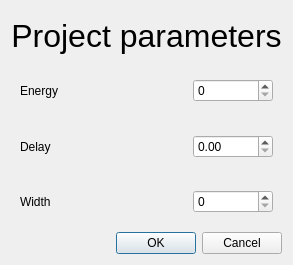
<?xml version="1.0" encoding="UTF-8"?>
<ui version="4.0">
 <class>Dialog</class>
 <widget class="QDialog" name="Dialog">
  <property name="geometry">
   <rect>
    <x>0</x>
    <y>0</y>
    <width>237</width>
    <height>265</height>
   </rect>
  </property>
  <property name="windowTitle">
   <string>Dialog</string>
  </property>
  <layout class="QVBoxLayout" name="verticalLayout">
   <item>
    <widget class="QLabel" name="label">
     <property name="font">
      <font>
       <pointsize>24</pointsize>
      </font>
     </property>
     <property name="text">
      <string>Project parameters</string>
     </property>
     <property name="alignment">
      <set>Qt::AlignCenter</set>
     </property>
    </widget>
   </item>
   <item>
    <widget class="QWidget" name="widget" native="true">
     <layout class="QHBoxLayout" name="horizontalLayout_2">
      <item>
       <widget class="QLabel" name="label_2">
        <property name="sizePolicy">
         <sizepolicy hsizetype="Preferred" vsizetype="Preferred">
          <horstretch>1</horstretch>
          <verstretch>0</verstretch>
         </sizepolicy>
        </property>
        <property name="text">
         <string>Energy</string>
        </property>
       </widget>
      </item>
      <item>
       <widget class="QSpinBox" name="energy">
        <property name="minimumSize">
         <size>
          <width>80</width>
          <height>0</height>
         </size>
        </property>
        <property name="maximum">
         <number>10000</number>
        </property>
       </widget>
      </item>
     </layout>
    </widget>
   </item>
   <item>
    <widget class="QWidget" name="widget_3" native="true">
     <layout class="QHBoxLayout" name="horizontalLayout">
      <item>
       <widget class="QLabel" name="label_4">
        <property name="sizePolicy">
         <sizepolicy hsizetype="Preferred" vsizetype="Preferred">
          <horstretch>1</horstretch>
          <verstretch>0</verstretch>
         </sizepolicy>
        </property>
        <property name="text">
         <string>Delay</string>
        </property>
       </widget>
      </item>
      <item>
       <widget class="QDoubleSpinBox" name="delay">
        <property name="minimumSize">
         <size>
          <width>80</width>
          <height>0</height>
         </size>
        </property>
       </widget>
      </item>
     </layout>
    </widget>
   </item>
   <item>
    <widget class="QWidget" name="widget_2" native="true">
     <layout class="QHBoxLayout" name="horizontalLayout_3">
      <item>
       <widget class="QLabel" name="label_3">
        <property name="sizePolicy">
         <sizepolicy hsizetype="Preferred" vsizetype="Preferred">
          <horstretch>1</horstretch>
          <verstretch>0</verstretch>
         </sizepolicy>
        </property>
        <property name="text">
         <string>Width</string>
        </property>
       </widget>
      </item>
      <item>
       <widget class="QSpinBox" name="width">
        <property name="minimumSize">
         <size>
          <width>80</width>
          <height>0</height>
         </size>
        </property>
       </widget>
      </item>
     </layout>
    </widget>
   </item>
   <item>
    <widget class="QDialogButtonBox" name="buttonBox">
     <property name="orientation">
      <enum>Qt::Horizontal</enum>
     </property>
     <property name="standardButtons">
      <set>QDialogButtonBox::Cancel|QDialogButtonBox::Ok</set>
     </property>
    </widget>
   </item>
  </layout>
 </widget>
 <resources/>
 <connections>
  <connection>
   <sender>buttonBox</sender>
   <signal>accepted()</signal>
   <receiver>Dialog</receiver>
   <slot>accept()</slot>
   <hints>
    <hint type="sourcelabel">
     <x>248</x>
     <y>254</y>
    </hint>
    <hint type="destinationlabel">
     <x>157</x>
     <y>274</y>
    </hint>
   </hints>
  </connection>
  <connection>
   <sender>buttonBox</sender>
   <signal>rejected()</signal>
   <receiver>Dialog</receiver>
   <slot>reject()</slot>
   <hints>
    <hint type="sourcelabel">
     <x>316</x>
     <y>260</y>
    </hint>
    <hint type="destinationlabel">
     <x>286</x>
     <y>274</y>
    </hint>
   </hints>
  </connection>
 </connections>
</ui>
